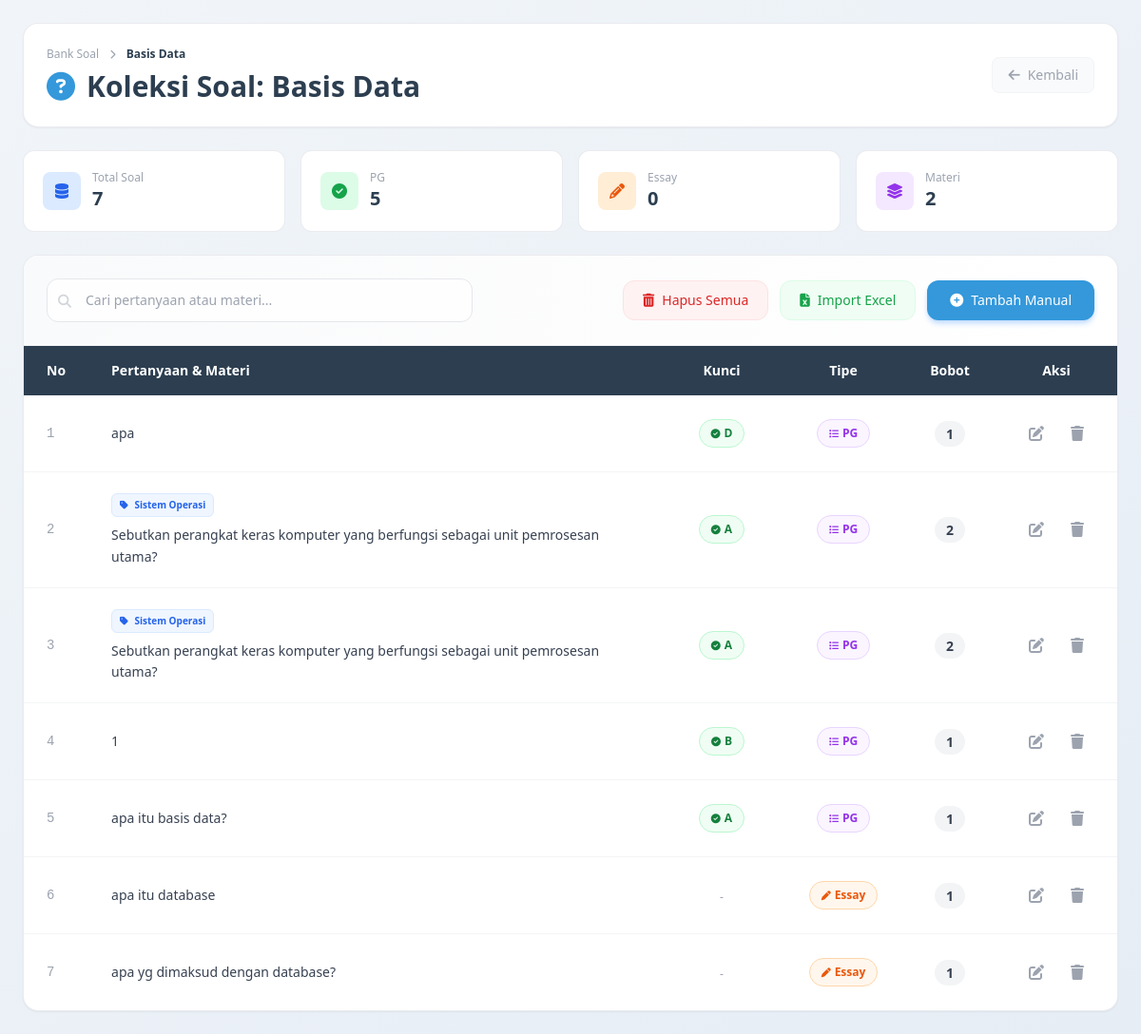
/cbt_sekolah/pages/admin/soal_list.php?id_mapel=12, run on the app's committed database.
### tables this page shows
CREATE TABLE `tb_mapel` (
  `id_mapel` int(11) NOT NULL,
  `kode_mapel` varchar(20) DEFAULT NULL,
  `nama_mapel` varchar(100) NOT NULL
);

CREATE TABLE `tb_soal` (
  `id_soal` int(11) NOT NULL,
  `id_ujian` int(11) DEFAULT NULL,
  `id_mapel` int(11) DEFAULT NULL,
  `jenis_soal` enum('1','2') NOT NULL,
  `nilai` int(11) DEFAULT 0,
  `materi` varchar(100) DEFAULT NULL,
  `pertanyaan` text NOT NULL,
  `gambar` varchar(255) DEFAULT NULL,
  `opsi_a` text DEFAULT NULL,
  `opsi_b` text DEFAULT NULL,
  `opsi_c` text DEFAULT NULL,
  `opsi_d` text DEFAULT NULL,
  `opsi_e` text DEFAULT NULL,
  `kunci_jawaban` varchar(5) DEFAULT NULL,
  `bobot` int(11) DEFAULT 1
);

### cbt_sekolah/pages/admin/soal_list.php (the view, shortened to what this page needs)
<?php
require_once '../../config/koneksi.php';
$id_mapel = $_GET['id_mapel'];
$m = $pdo->prepare("SELECT nama_mapel FROM tb_mapel WHERE id_mapel = ?");
$m->execute([$id_mapel]);
$mapel = $m->fetch();
$query = "SELECT * FROM tb_soal WHERE id_mapel = ? ORDER BY id_soal DESC";
$stmt = $pdo->prepare($query);
$stmt->execute([$id_mapel]);
$soal = $stmt->fetchAll();
?>
<!DOCTYPE html>
<html lang="id">
<head>
    <script src="https://cdn.tailwindcss.com"></script>
    <link rel="stylesheet" href="https://cdnjs.cloudflare.com/ajax/libs/font-awesome/6.4.0/css/all.min.css">
</head>
<body class="font-sans text-gray-700 p-6">
    <div class="max-w-7xl mx-auto">
        <div class="bg-white rounded-2xl shadow-sm border border-gray-200/80 p-6 mb-6 card-hover">
            <div class="flex flex-col md:flex-row md:items-center justify-between gap-4">
                <div>
                    <nav class="text-xs text-gray-400 mb-2">
                        <a href="data_soal.php" class="hover:text-[#2C3E50] transition">Bank Soal</a>
                        <i class="fas fa-chevron-right mx-2 text-[10px]"></i>
                        <span class="text-[#2C3E50] font-semibold"><?= htmlspecialchars($mapel['nama_mapel']) ?></span>
                    </nav>
                    <h1 class="text-3xl font-bold text-[#2C3E50] flex items-center gap-3">
                        <i class="fas fa-question-circle text-[#3498DB]"></i>
                        Koleksi Soal: <?= htmlspecialchars($mapel['nama_mapel']) ?>
                    </h1>
                </div>
                <a href="data_soal.php" class="text-gray-400 hover:text-[#2C3E50] font-medium text-sm flex items-center gap-2 bg-gray-50 px-4 py-2 rounded-lg border border-gray-100">
                    <i class="fas fa-arrow-left"></i> Kembali
                </a>
            </div>
        </div>
        <div class="grid grid-cols-1 md:grid-cols-4 gap-4 mb-6">
            <div class="bg-white rounded-xl border border-gray-200/80 p-5 card-hover">
                <div class="flex items-center gap-3">
                    <div class="w-10 h-10 rounded-lg bg-blue-100 flex items-center justify-center text-blue-600">
                        <i class="fas fa-database"></i>
                    </div>
                    <div>
                        <p class="text-xs text-gray-400">Total Soal</p>
                        <p class="text-xl font-bold text-[#2C3E50]"><?= count($soal) ?></p>
                    </div>
                </div>
            </div>
            <div class="bg-white rounded-xl border border-gray-200/80 p-5 card-hover">
                <div class="flex items-center gap-3">
                    <div class="w-10 h-10 rounded-lg bg-green-100 flex items-center justify-center text-green-600">
                        <i class="fas fa-check-circle"></i>
                    </div>
                    <div>
                        <p class="text-xs text-gray-400">PG</p>
                        <p class="text-xl font-bold text-[#2C3E50]"><?= count(array_filter($soal, fn($s) => $s['jenis_soal'] == '1')) ?></p>
                    </div>
                </div>
            </div>
            <div class="bg-white rounded-xl border border-gray-200/80 p-5 card-hover">
                <div class="flex items-center gap-3">
                    <div class="w-10 h-10 rounded-lg bg-orange-100 flex items-center justify-center text-orange-600">
                        <i class="fas fa-pencil-alt"></i>
                    </div>
                    <div>
                        <p class="text-xs text-gray-400">Essay</p>
                        <p class="text-xl font-bold text-[#2C3E50]"><?= count(array_filter($soal, fn($s) => $s['jenis_soal'] == '0')) ?></p>
                    </div>
                </div>
            </div>
            <div class="bg-white rounded-xl border border-gray-200/80 p-5 card-hover">
                <div class="flex items-center gap-3">
                    <div class="w-10 h-10 rounded-lg bg-purple-100 flex items-center justify-center text-purple-600">
                        <i class="fas fa-layer-group"></i>
                    </div>
                    <div>
                        <p class="text-xs text-gray-400">Materi</p>
                        <p class="text-xl font-bold text-[#2C3E50]"><?= count(array_unique(array_column($soal, 'materi'))) ?></p>
                    </div>
                </div>
            </div>
        </div>
        <div class="bg-white rounded-2xl border border-gray-200/80 overflow-hidden shadow-sm">
            <div class="p-6 border-b border-gray-100 bg-gradient-to-r from-gray-50 to-white">
                <div class="flex flex-col lg:flex-row lg:items-center gap-4 justify-between">
                    <div class="relative flex-1 max-w-md">
                        <i class="fas fa-search absolute left-3 top-3.5 text-gray-300 text-sm"></i>
                        <input type="text" id="cariSoal" onkeyup="filterSoal()" placeholder="Cari pertanyaan atau materi..."
                            class="w-full pl-10 pr-4 py-3 border border-gray-200 rounded-xl text-sm focus:ring-2 focus:ring-blue-100 outline-none bg-white/80">
                    </div>
                    <div class="flex flex-wrap gap-3">
                        <button onclick="hapusSemuaSoal(<?= $id_mapel ?>)" class="bg-red-50 text-red-600 hover:bg-red-600 hover:text-white font-medium py-2.5 px-5 rounded-xl text-sm transition-all duration-200 flex items-center gap-2 border border-red-100">
                            <i class="fas fa-trash-alt"></i> Hapus Semua
                        </button>
                        <button onclick="bukaModalImport()" class="bg-green-50 text-green-600 hover:bg-green-600 hover:text-white font-medium py-2.5 px-5 rounded-xl text-sm transition-all duration-200 flex items-center gap-2 border border-green-100">
                            <i class="fas fa-file-excel"></i> Import Excel
                        </button>
                        <a href="soal_tambah.php?id_mapel=<?= $id_mapel ?>" class="bg-[#3498DB] hover:bg-[#2980B9] text-white font-medium py-2.5 px-6 rounded-xl text-sm transition-all duration-200 flex items-center gap-2 shadow-md shadow-blue-200">
                            <i class="fas fa-plus-circle"></i> Tambah Manual
                        </a>
                    </div>
                </div>
            </div>
            <div class="overflow-x-auto">
                <table class="w-full text-left" id="tabelSoal">
                    <thead>
                        <tr class="bg-[#2C3E50] text-white text-sm">
                            <th class="px-6 py-4 font-semibold w-16">No</th>
                            <th class="px-6 py-4 font-semibold">Pertanyaan & Materi</th>
                            <th class="px-6 py-4 font-semibold w-32 text-center">Kunci</th>
                            <th class="px-6 py-4 font-semibold w-32 text-center">Tipe</th>
                            <th class="px-6 py-4 font-semibold w-24 text-center">Bobot</th>
                            <th class="px-6 py-4 font-semibold w-32 text-center">Aksi</th>
                        </tr>
                    </thead>
                    <tbody class="divide-y divide-gray-100">
                        <?php if (count($soal) > 0): ?>
                            <?php $no = 1;
                            foreach ($soal as $s): ?>
                                <tr class="hover:bg-gray-50/80 transition soal-row">
                                    <td class="px-6 py-5 text-sm text-gray-400 font-mono"><?= $no++ ?></td>
                                    <td class="px-6 py-5">
                                        <div class="space-y-2">
                                            <?php if (!empty($s['materi'])): ?>
                                                <span class="inline-block text-[10px] font-bold bg-blue-50 text-blue-600 px-2 py-1 rounded-md border border-blue-100 searchable">
                                                    <i class="fas fa-tag mr-1"></i> <?= htmlspecialchars($s['materi']) ?>
                                                </span>
                                            <?php endif; ?>
                                            <div class="text-sm text-gray-700 leading-relaxed searchable font-medium">
                                                <?= strip_tags($s['pertanyaan']) ?>
                                            </div>
                                        </div>
                                    </td>
                                    <td class="px-6 py-5 text-center">
                                        <?php if ($s['jenis_soal'] == '1'): ?>
                                            <span class="inline-flex items-center gap-1 text-xs font-bold bg-green-50 text-green-700 px-3 py-1.5 rounded-full border border-green-200">
                                                <i class="fas fa-check-circle text-[10px]"></i>
                                                <?= strtoupper($s['kunci_jawaban']) ?>
                                            </span>
                                        <?php else: ?>
                                            <span class="text-xs text-gray-400">-</span>
                                        <?php endif; ?>
                                    </td>
                                    <td class="px-6 py-5 text-center">
                                        <span class="text-xs font-semibold px-3 py-1.5 rounded-full inline-flex items-center gap-1
                                            <?= $s['jenis_soal'] == '1' ? 'bg-purple-50 text-purple-600 border border-purple-200' : 'bg-orange-50 text-orange-600 border border-orange-200' ?>">
                                            <i class="fas <?= $s['jenis_soal'] == '1' ? 'fa-list' : 'fa-pen' ?> text-[10px]"></i>
                                            <?= $s['jenis_soal'] == '1' ? 'PG' : 'Essay' ?>
                                        </span>
                                    </td>
                                    <td class="px-6 py-5 text-center">
                                        <span class="text-sm font-bold text-gray-700 bg-gray-100 px-3 py-1 rounded-full">
                                            <?= $s['bobot'] ?>
                                        </span>
                                    </td>
                                    <td class="px-6 py-5">
                                        <div class="flex items-center justify-center gap-3">
                                            <a href="soal_edit.php?id=<?= $s['id_soal'] ?>"
                                               class="text-gray-400 hover:text-[#3498DB] transition p-2 hover:bg-blue-50 rounded-lg"
                                               title="Edit">
                                                <i class="fas fa-edit"></i>
                                            </a>
                                            <button onclick="hapusSoal(<?= $s['id_soal'] ?>)"
                                                    class="text-gray-400 hover:text-red-500 transition p-2 hover:bg-red-50 rounded-lg"
                                                    title="Hapus">
                                                <i class="fas fa-trash"></i>
                                            </button>
                                        </div>
                                    </td>
                                </tr>
                            <?php endforeach; ?>
                        <?php endif; ?>
                    </tbody>
                </table>
            </div>
        </div>
    </div>
</body>
</html>

### cbt_sekolah/pages/admin/soal_list.php (style rules this page uses)
body { background: linear-gradient(145deg, #f1f5f9 0%, #e6edf5 100%); }
.card-hover { transition: all 0.2s ease; }

### data on the page
tb_mapel: nama_mapel "Basis Data"
tb_soal: pertanyaan "apa", kunci_jawaban "D", jenis_soal "PG", bobot "1"
tb_soal: materi "Sistem Operasi", pertanyaan "Sebutkan perangkat keras komputer yang berfungsi sebagai unit pemrosesan utama?", kunci_jawaban "A", jenis_soal "PG", bobot "2"
tb_soal: materi "Sistem Operasi", pertanyaan "Sebutkan perangkat keras komputer yang berfungsi sebagai unit pemrosesan utama?", kunci_jawaban "A", jenis_soal "PG", bobot "2"
tb_soal: pertanyaan "1", kunci_jawaban "B", jenis_soal "PG", bobot "1"
tb_soal: pertanyaan "apa itu basis data?", kunci_jawaban "A", jenis_soal "PG", bobot "1"
tb_soal: pertanyaan "apa itu database", jenis_soal "Essay", bobot "1"
tb_soal: pertanyaan "apa yg dimaksud dengan database?", jenis_soal "Essay", bobot "1"

### other printed values
count($soal) "7"
count(array_filter($soal, fn($s) => $s['jenis_soal'] == '1')) "5"
count(array_filter($soal, fn($s) => $s['jenis_soal'] == '0')) "0"
count(array_unique(array_column($soal, 'materi'))) "2"
